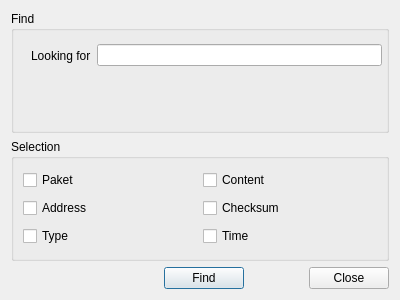
<?xml version="1.0" encoding="UTF-8"?>
<ui version="4.0">
 <class>FindDialog</class>
 <widget class="QDialog" name="FindDialog">
  <property name="geometry">
   <rect>
    <x>0</x>
    <y>0</y>
    <width>400</width>
    <height>300</height>
   </rect>
  </property>
  <property name="windowTitle">
   <string>Dialog</string>
  </property>
  <layout class="QGridLayout" name="gridLayout_2">
   <item row="0" column="0" colspan="4">
    <widget class="QGroupBox" name="groupBox">
     <property name="title">
      <string>Find</string>
     </property>
     <widget class="QWidget" name="">
      <property name="geometry">
       <rect>
        <x>20</x>
        <y>30</y>
        <width>351</width>
        <height>29</height>
       </rect>
      </property>
      <layout class="QHBoxLayout" name="horizontalLayout">
       <item>
        <widget class="QLabel" name="label">
         <property name="text">
          <string>Looking for</string>
         </property>
        </widget>
       </item>
       <item>
        <widget class="QLineEdit" name="editFind"/>
       </item>
      </layout>
     </widget>
    </widget>
   </item>
   <item row="1" column="0" colspan="4">
    <widget class="QGroupBox" name="groupBox_2">
     <property name="title">
      <string>Selection</string>
     </property>
     <layout class="QGridLayout" name="gridLayout">
      <item row="0" column="0">
       <widget class="QCheckBox" name="checkBoxPaket">
        <property name="text">
         <string>Paket</string>
        </property>
       </widget>
      </item>
      <item row="0" column="1">
       <widget class="QCheckBox" name="checkBoxContent">
        <property name="text">
         <string>Content</string>
        </property>
       </widget>
      </item>
      <item row="1" column="0">
       <widget class="QCheckBox" name="checkBoxAddress">
        <property name="text">
         <string>Address</string>
        </property>
       </widget>
      </item>
      <item row="1" column="1">
       <widget class="QCheckBox" name="checkBoxChecksum">
        <property name="text">
         <string>Checksum</string>
        </property>
       </widget>
      </item>
      <item row="2" column="0">
       <widget class="QCheckBox" name="checkBoxType">
        <property name="text">
         <string>Type</string>
        </property>
       </widget>
      </item>
      <item row="2" column="1">
       <widget class="QCheckBox" name="checkBoxTime">
        <property name="text">
         <string>Time</string>
        </property>
       </widget>
      </item>
     </layout>
    </widget>
   </item>
   <item row="2" column="0">
    <spacer name="horizontalSpacer">
     <property name="orientation">
      <enum>Qt::Horizontal</enum>
     </property>
     <property name="sizeHint" stdset="0">
      <size>
       <width>159</width>
       <height>20</height>
      </size>
     </property>
    </spacer>
   </item>
   <item row="2" column="1">
    <widget class="QPushButton" name="button_find">
     <property name="text">
      <string>Find</string>
     </property>
    </widget>
   </item>
   <item row="2" column="2">
    <spacer name="horizontalSpacer_2">
     <property name="orientation">
      <enum>Qt::Horizontal</enum>
     </property>
     <property name="sizeHint" stdset="0">
      <size>
       <width>65</width>
       <height>20</height>
      </size>
     </property>
    </spacer>
   </item>
   <item row="2" column="3">
    <widget class="QDialogButtonBox" name="button_close">
     <property name="orientation">
      <enum>Qt::Horizontal</enum>
     </property>
     <property name="standardButtons">
      <set>QDialogButtonBox::Close</set>
     </property>
    </widget>
   </item>
  </layout>
 </widget>
 <resources/>
 <connections>
  <connection>
   <sender>button_close</sender>
   <signal>accepted()</signal>
   <receiver>FindDialog</receiver>
   <slot>accept()</slot>
   <hints>
    <hint type="sourcelabel">
     <x>248</x>
     <y>254</y>
    </hint>
    <hint type="destinationlabel">
     <x>157</x>
     <y>274</y>
    </hint>
   </hints>
  </connection>
  <connection>
   <sender>button_close</sender>
   <signal>rejected()</signal>
   <receiver>FindDialog</receiver>
   <slot>reject()</slot>
   <hints>
    <hint type="sourcelabel">
     <x>316</x>
     <y>260</y>
    </hint>
    <hint type="destinationlabel">
     <x>286</x>
     <y>274</y>
    </hint>
   </hints>
  </connection>
 </connections>
</ui>
